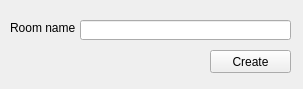
<?xml version="1.0" encoding="UTF-8"?>
<ui version="4.0">
 <class>NewRoomClass</class>
 <widget class="QWidget" name="NewRoomClass">
  <property name="geometry">
   <rect>
    <x>0</x>
    <y>0</y>
    <width>303</width>
    <height>89</height>
   </rect>
  </property>
  <property name="windowTitle">
   <string>New room</string>
  </property>
  <widget class="QPushButton" name="createRoomPushButton">
   <property name="geometry">
    <rect>
     <x>210</x>
     <y>50</y>
     <width>81</width>
     <height>23</height>
    </rect>
   </property>
   <property name="text">
    <string>Create</string>
   </property>
  </widget>
  <widget class="QLineEdit" name="roomNameLineEdit">
   <property name="geometry">
    <rect>
     <x>80</x>
     <y>20</y>
     <width>211</width>
     <height>20</height>
    </rect>
   </property>
  </widget>
  <widget class="QLabel" name="label_4">
   <property name="geometry">
    <rect>
     <x>10</x>
     <y>20</y>
     <width>71</width>
     <height>16</height>
    </rect>
   </property>
   <property name="text">
    <string>Room name</string>
   </property>
  </widget>
 </widget>
 <resources/>
 <connections/>
</ui>
